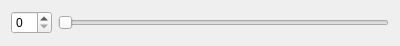
<?xml version="1.0" encoding="UTF-8"?>
<ui version="4.0">
 <class>smallWidget</class>
 <widget class="QWidget" name="smallWidget">
  <property name="geometry">
   <rect>
    <x>0</x>
    <y>0</y>
    <width>400</width>
    <height>46</height>
   </rect>
  </property>
  <property name="windowTitle">
   <string>Form</string>
  </property>
  <layout class="QHBoxLayout" name="horizontalLayout">
   <item>
    <widget class="QSpinBox" name="spinBox"/>
   </item>
   <item>
    <widget class="QSlider" name="horizontalSlider">
     <property name="orientation">
      <enum>Qt::Horizontal</enum>
     </property>
    </widget>
   </item>
  </layout>
 </widget>
 <resources/>
 <connections/>
</ui>
